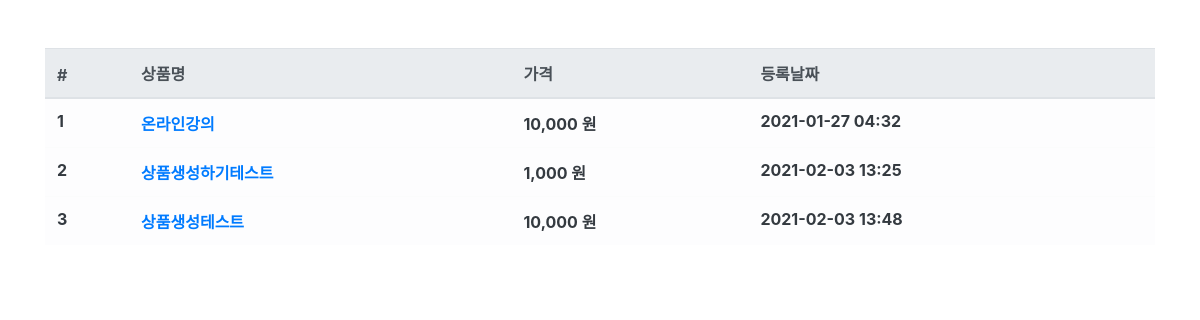
/product/, run on an earlier commit of the app's database.
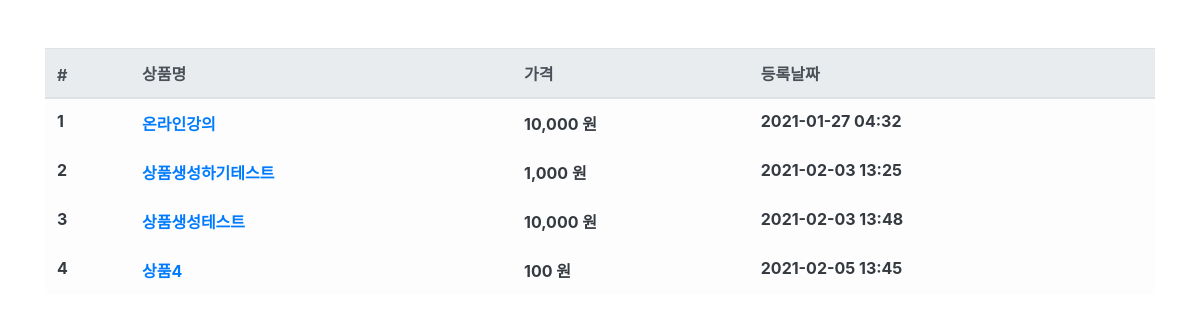
And on a later commit of the database.
### product/models.py (models this page shows, shortened)
class Product(models.Model):
    name = models.CharField(max_length=256, verbose_name='상품명')
    price = models.IntegerField(verbose_name='상품가격')
    description = models.TextField(verbose_name='상품설명')
    stock = models.IntegerField(verbose_name='재고')
    register_date = models.DateTimeField(auto_now_add=True, verbose_name='등록날짜')
    class Meta:
        db_table = 'fastcampus_product'
        verbose_name = '상품'
        verbose_name_plural = '상품'

### product/views.py (the view)
# urls.py: path('product/', ProductList.as_view()),
class ProductList(ListView):
    model = Product
    template_name = 'product.html'
    context_object_name = 'product_list'

### product/templates/product.html
{% extends "base.html" %}
{% load humanize %}
{% block contents %}
<div class="row mt-5">
    <div class="col-12">
        <table class="table table-light">
            <thead class="thead-light">
                <tr>
                    <th scope="col">#</th>
                    <th scope="col">상품명</th>
                    <th scope="col">가격</th>
                    <th scope="col">등록날짜</th>
                </tr>
            </thead>
            <tbody class="text-dark">
                {% for product in object_list %}
                <tr>
                    <th scope="row">{{ product.id }}</th>
                    <th><a href="/product/{{ product.id}}">{{ product.name }}</a></th>
                    <th>{{ product.price | intcomma}} 원</th>
                    <th>{{ product.register_date | date:'Y-m-d H:i'}}</th>
                </tr>
                {% endfor %}
            </tbody>
        </table>
    </div>
</div>
{% endblock %}

What changed in the data, as far as the page shows it:
added Product: id "4", name "상품4", price "100", register_date "2021-02-05 13:45"
